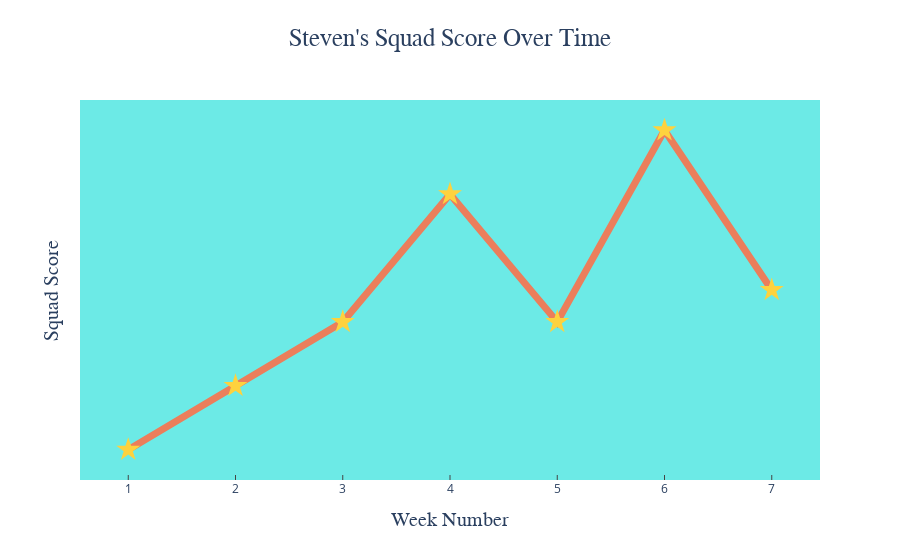

Notebook code cell kept with this figure:
### Code cell
line_graph(fake_history, name)

### Figure 1 — Plotly figure (JSON) as saved in the notebook; plotly's stock layout.template omitted (floating-point values rounded to 4 significant figures)
{"data": [{"hoverinfo": "none", "line": {"color": "#EB7E5B", "width": 7}, "marker": {"color": "#FED23E", "size": 18, "symbol": "star"}, "mode": "lines+markers+text", "type": "scatter", "x": [1, 2, 3, 4, 5, 6, 7], "y": [10, 20, 30, 50, 30, 60, 35]}], "layout": {"plot_bgcolor": "#6CEAE6", "title": {"font": {"family": "PT Sans Narrow", "size": 25}, "text": "Steven's Squad Score Over Time", "x": 0.5, "y": 0.95}, "xaxis": {"showgrid": false, "ticks": "inside", "tickvals": [1, 2, 3, 4, 5, 6, 7], "title": {"font": {"family": "PT Sans Narrow", "size": 20}, "text": "Week Number"}, "zeroline": false}, "yaxis": {"showgrid": false, "showticklabels": false, "title": {"font": {"family": "PT Sans Narrow", "size": 20}, "text": "Squad Score"}}}}
